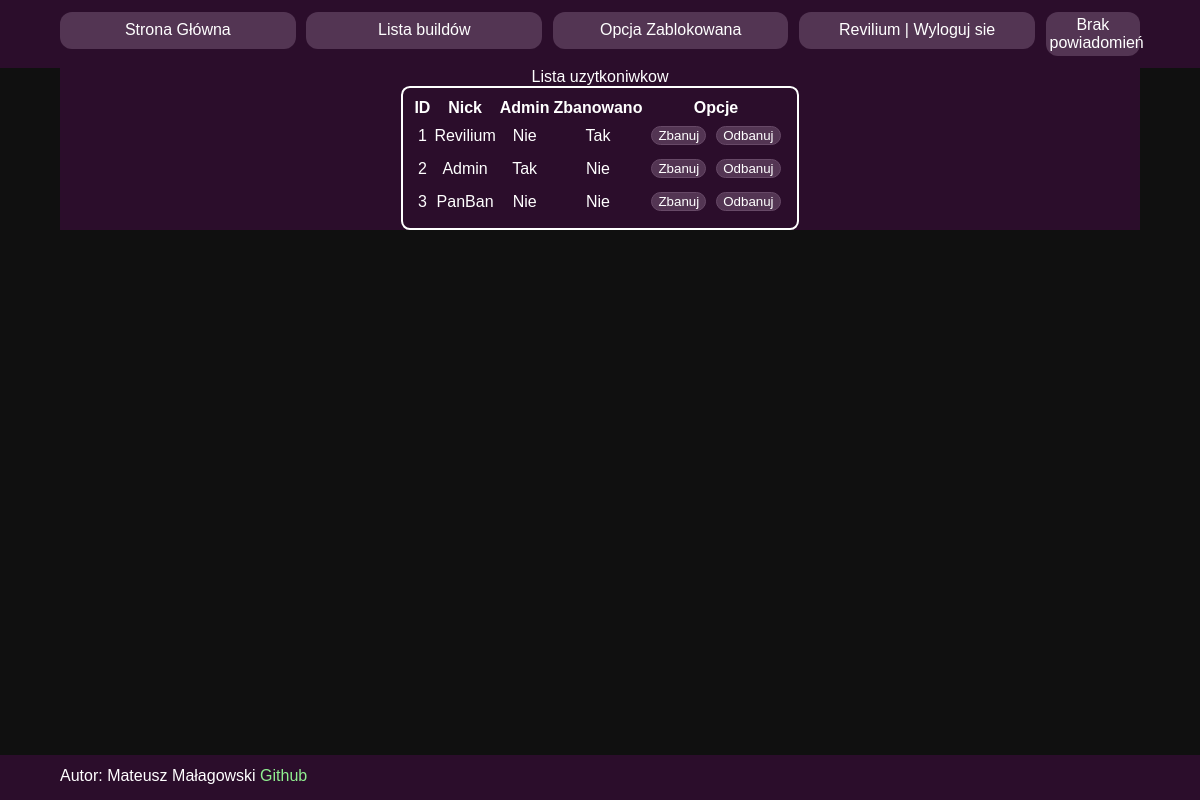
Screenshot of /adminPanel.php (signed in) with the database file from the repository.
### tables this page shows
CREATE TABLE `uzytkownicy` (
  `ID` int(11) NOT NULL,
  `Nick` text NOT NULL,
  `Login` text NOT NULL,
  `Password` text NOT NULL,
  `AdminStatus` tinyint(1) DEFAULT 0,
  `BanStatus` tinyint(1) NOT NULL DEFAULT 0
);

### adminPanel.php (the view, shortened to what this page needs)
<!DOCTYPE html>
<html lang="en">
<head>
  <link rel="stylesheet" href="css/main.css">
</head>
<body>
<?php require("scriplet/menu.php");?>
  <div id="main">
   <div id="AdminPanel">
    Lista uzytkoniwkow
    <table>
      <tr><th>ID</th><th>Nick</th><th>Admin</th><th>Zbanowano</th><th>Opcje</th></tr>
    <?php
      $sql = "SELECT * from Uzytkownicy";
      $result = $conn->query($sql);
      while($row = $result->fetch_row()){
        echo "<tr><td>$row[0]</td><td>$row[1]</td><td>";
        if($row[4]==0) {echo "Nie";} else echo "Tak";
        echo "</td><td>";
        if($row[5]==0) {echo "Nie";} else echo "Tak";
        echo "</td><td><input type='button' class='adminBan' value='Zbanuj' data='$row[0]'><input type='button' class='unbanButton' value='Odbanuj' data='$row[0]'></td></tr>";
      }
    ?>
    </table>
   </div>
  </div>
  <?php require("scriplet/footer.php");?>
</body>
</html>

### css/main.css (style rules this page uses)
:root { --background: rgb(16,16,16); --color1: rgb(43, 13, 43); --button: rgb(83, 53, 83); --buttonhover: rgb(103,73,103); --text: white; }
body { margin:0; background-color: var(--background); color: var(--text); font-family:Verdana, Geneva, Tahoma, sans-serif; min-height: calc(100vh - 45px); position: relative; padding-bottom: 45px; }
#main { width: 90%; height:100%; margin:auto; background-color: var(--color1); }
input,textarea,select { background-color: var(--button); border:1px solid var(--buttonhover); border-radius: 1vmax; margin: 5px; box-sizing: border-box; color:white; }
#AdminPanel { text-align: center; }
#AdminPanel table { border: 2px solid white; border-radius:1ch; padding:1ch; margin:auto; }

### rows the page displays
uzytkownicy: ID "1", Nick "Revilium", AdminStatus "Nie", BanStatus "Tak"
uzytkownicy: ID "2", Nick "Admin", AdminStatus "Tak", BanStatus "Nie"
uzytkownicy: ID "3", Nick "PanBan", AdminStatus "Nie", BanStatus "Nie"

### other values shown
$_SESSION[login] "Revilium"
